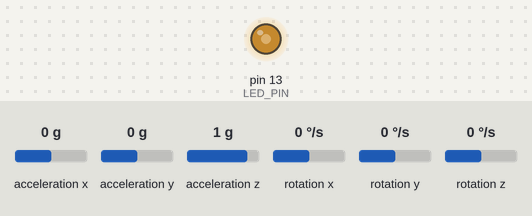
A sketch run on a simulated Arduino Nano, built with avr-gcc and run on an emulated ATmega328P. Parts: output pins drawn as LEDs (lit = HIGH). Inputs (shaded band) come from the test bench; at power-on: acceleration x 0 g, acceleration z 1 g, acceleration y 0 g, rotation x 0 °/s, rotation y 0 °/s, rotation z 0 °/s. What the sketch prints to the serial monitor is not drawn.

Above: at 0.68 s.
1.3 s: acceleration x set to -1.4 g
4.3 s: acceleration z set to -1.4 g
7.3 s: acceleration y set to 0.8 g
10.3 s: rotation x set to -192 °/s
13.3 s: acceleration x set to 0 g
Timing chart, 0 to 15.8 s (numbered marks = the images above; inputs shaded):
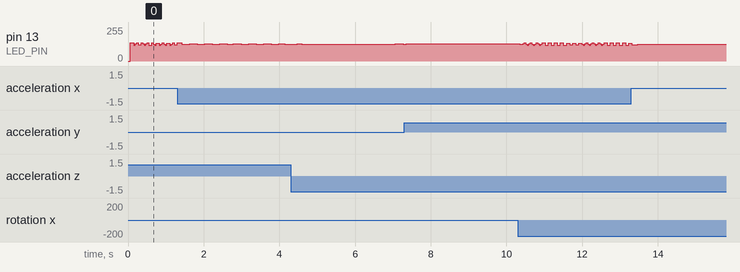

The sketch:

src.ino
```cpp
// I2C device class (I2Cdev) demonstration Arduino sketch for MPU6050 class
// 10/7/2011 by Jeff Rowberg <jeff@rowberg.net>
// Updates should (hopefully) always be available at https://github.com/jrowberg/i2cdevlib
//
// Changelog:
//      2013-05-08 - added multiple output formats
//                 - added seamless Fastwire support
//      2011-10-07 - initial release

/* ============================================
I2Cdev device library code is placed under the MIT license
Copyright (c) 2011 Jeff Rowberg

Permission is hereby granted, free of charge, to any person obtaining a copy
of this software and associated documentation files (the "Software"), to deal
in the Software without restriction, including without limitation the rights
to use, copy, modify, merge, publish, distribute, sublicense, and/or sell
copies of the Software, and to permit persons to whom the Software is
furnished to do so, subject to the following conditions:

The above copyright notice and this permission notice shall be included in
all copies or substantial portions of the Software.

THE SOFTWARE IS PROVIDED "AS IS", WITHOUT WARRANTY OF ANY KIND, EXPRESS OR
IMPLIED, INCLUDING BUT NOT LIMITED TO THE WARRANTIES OF MERCHANTABILITY,
FITNESS FOR A PARTICULAR PURPOSE AND NONINFRINGEMENT. IN NO EVENT SHALL THE
AUTHORS OR COPYRIGHT HOLDERS BE LIABLE FOR ANY CLAIM, DAMAGES OR OTHER
LIABILITY, WHETHER IN AN ACTION OF CONTRACT, TORT OR OTHERWISE, ARISING FROM,
OUT OF OR IN CONNECTION WITH THE SOFTWARE OR THE USE OR OTHER DEALINGS IN
THE SOFTWARE.
===============================================
*/

// I2Cdev and MPU6050 must be installed as libraries, or else the .cpp/.h files
// for both classes must be in the include path of your project
#include <I2Cdev.h>
#include <MPU6050.h>

// Arduino Wire library is required if I2Cdev I2CDEV_ARDUINO_WIRE implementation
// is used in I2Cdev.h
#if (I2CDEV_IMPLEMENTATION == I2CDEV_ARDUINO_WIRE) && !defined(PARTICLE)
#include "Wire.h"
#endif

// class default I2C address is 0x68
// specific I2C addresses may be passed as a parameter here
// AD0 low = 0x68 (default for InvenSense evaluation board)
// AD0 high = 0x69
MPU6050 accelgyro;
// MPU6050 accelgyro(0x69); // <-- use for AD0 high

int16_t ax, ay, az;
int16_t gx, gy, gz;

// uncomment "OUTPUT_READABLE_ACCELGYRO" if you want to see a tab-separated
// list of the accel X/Y/Z and then gyro X/Y/Z values in decimal. Easy to read,
// not so easy to parse, and slow(er) over UART.
#define OUTPUT_READABLE_ACCELGYRO

// uncomment "OUTPUT_BINARY_ACCELGYRO" to send all 6 axes of data as 16-bit
// binary, one right after the other. This is very fast (as fast as possible
// without compression or data loss), and easy to parse, but impossible to read
// for a human.
//#define OUTPUT_BINARY_ACCELGYRO

#if defined(PARTICLE)
#define LED_PIN D7  // (Particle is D7)
#else
#define LED_PIN 13  // (Arduino is 13, Teensy is 11, Teensy++ is 6)
#endif

bool blinkState = false;

void setup() {
// join I2C bus (I2Cdev library doesn't do this automatically)
#if I2CDEV_IMPLEMENTATION == I2CDEV_ARDUINO_WIRE
  Wire.begin();
#elif I2CDEV_IMPLEMENTATION == I2CDEV_BUILTIN_FASTWIRE
  Fastwire::setup(400, true);
#endif

  // initialize serial communication
  // (38400 chosen because it works as well at 8MHz as it does at 16MHz, but
  // it's really up to you depending on your project)
  Serial.begin(115200);

  // initialize device
  Serial.println("Initializing I2C devices...");
  accelgyro.initialize();

  // verify connection
  Serial.println("Testing device connections...");
  Serial.println(accelgyro.testConnection() ? "MPU6050 connection successful" : "MPU6050 connection failed");

  // use the code below to change accel/gyro offset values
  /*
  Serial.println("Updating internal sensor offsets...");
  // -76	-2359	1688	0	0	0
  Serial.print(accelgyro.getXAccelOffset()); Serial.print("\t"); // -76
  Serial.print(accelgyro.getYAccelOffset()); Serial.print("\t"); // -2359
  Serial.print(accelgyro.getZAccelOffset()); Serial.print("\t"); // 1688
  Serial.print(accelgyro.getXGyroOffset()); Serial.print("\t"); // 0
  Serial.print(accelgyro.getYGyroOffset()); Serial.print("\t"); // 0
  Serial.print(accelgyro.getZGyroOffset()); Serial.print("\t"); // 0
  Serial.print("\n");
  accelgyro.setXGyroOffset(220);
  accelgyro.setYGyroOffset(76);
  accelgyro.setZGyroOffset(-85);
  Serial.print(accelgyro.getXAccelOffset()); Serial.print("\t"); // -76
  Serial.print(accelgyro.getYAccelOffset()); Serial.print("\t"); // -2359
  Serial.print(accelgyro.getZAccelOffset()); Serial.print("\t"); // 1688
  Serial.print(accelgyro.getXGyroOffset()); Serial.print("\t"); // 0
  Serial.print(accelgyro.getYGyroOffset()); Serial.print("\t"); // 0
  Serial.print(accelgyro.getZGyroOffset()); Serial.print("\t"); // 0
  Serial.print("\n");
  */

  // configure Arduino LED for
  pinMode(LED_PIN, OUTPUT);
}

void loop() {
  // read raw accel/gyro measurements from device
  accelgyro.getMotion6(&ax, &ay, &az, &gx, &gy, &gz);

  // these methods (and a few others) are also available
  // accelgyro.getAcceleration(&ax, &ay, &az);
  // accelgyro.getRotation(&gx, &gy, &gz);

#ifdef OUTPUT_READABLE_ACCELGYRO
  // display tab-separated accel/gyro x/y/z values
  Serial.print("a/g:\t");
  Serial.print(ax);
  Serial.print("\t");
  Serial.print(ay);
  Serial.print("\t");
  Serial.print(az);
  Serial.print("\t");
  Serial.print(gx);
  Serial.print("\t");
  Serial.print(gy);
  Serial.print("\t");
  Serial.println(gz);
#endif

#ifdef OUTPUT_BINARY_ACCELGYRO
  Serial.write((uint8_t)(ax >> 8));
  Serial.write((uint8_t)(ax & 0xFF));
  Serial.write((uint8_t)(ay >> 8));
  Serial.write((uint8_t)(ay & 0xFF));
  Serial.write((uint8_t)(az >> 8));
  Serial.write((uint8_t)(az & 0xFF));
  Serial.write((uint8_t)(gx >> 8));
  Serial.write((uint8_t)(gx & 0xFF));
  Serial.write((uint8_t)(gy >> 8));
  Serial.write((uint8_t)(gy & 0xFF));
  Serial.write((uint8_t)(gz >> 8));
  Serial.write((uint8_t)(gz & 0xFF));
#endif

  // blink LED to indicate activity
  blinkState = !blinkState;
  digitalWrite(LED_PIN, blinkState);
}
```
